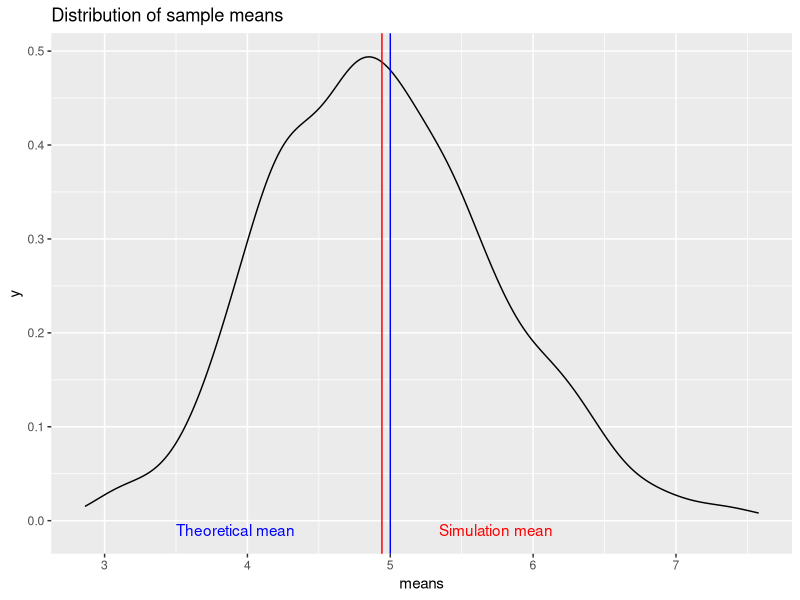
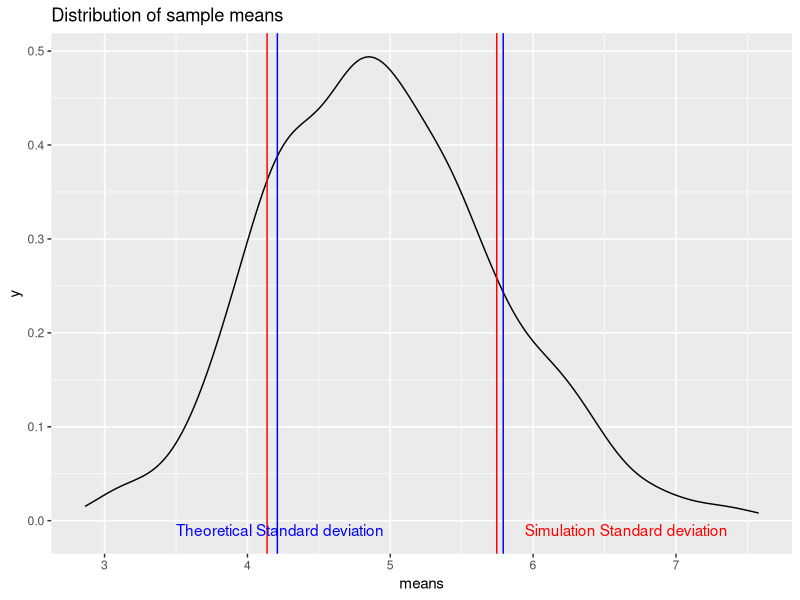
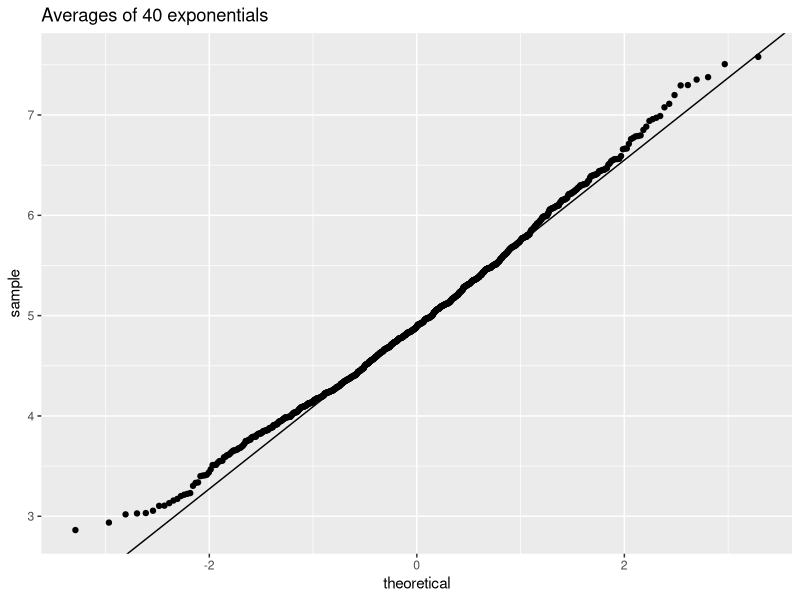
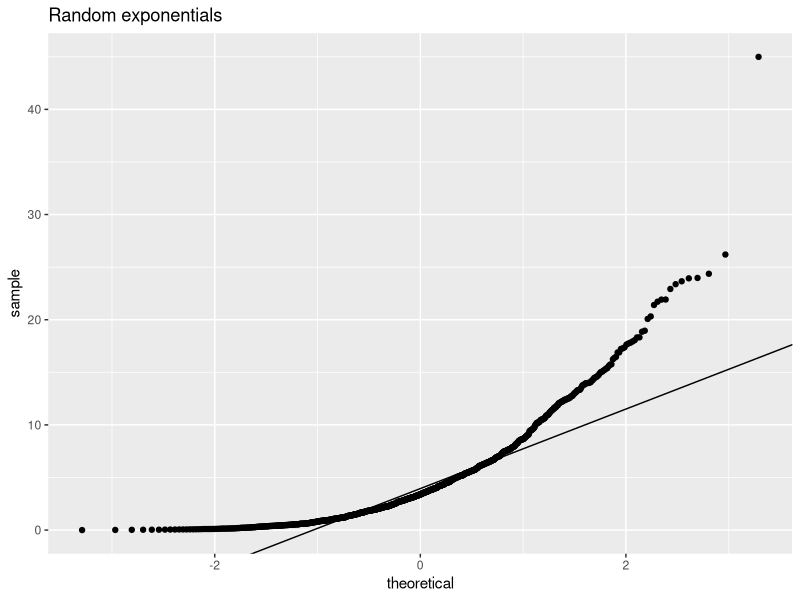

R code for these plots, in order:
## ---- chunk 1
knitr::opts_chunk$set(echo = TRUE)
library(ggplot2)
## ---- chunk 2
# Parameters
lambda<-0.2
n<-40
nbSimulations<-1000

# Population statistics
popMean<-1/lambda
popSd<-1/lambda

# Sample mean statistics
sampleMeans<-replicate(nbSimulations,mean(rexp(n, lambda)))
meanSampleMeans<-mean(sampleMeans)
sdSampleMeans<-sd(sampleMeans)
## ---- chunk 3
popMean
meanSampleMeans
## ---- chunk 4
ggplot(data.frame(means=sampleMeans),aes(means))+
  geom_density() +
  geom_vline(xintercept = popMean,colour="blue")+
  geom_vline(xintercept = meanSampleMeans,colour="red")+ 
  labs(title = "Distribution of sample means")+
  annotate("text",x=c(popMean-1.5,meanSampleMeans+0.4),y=-0.01,label=c("Theoretical mean","Simulation mean"),hjust=0, colour=c("blue","red"))
## ---- chunk 5
sdSampleMeans^2
popSd^2/n
## ---- chunk 6
ggplot(data.frame(means=sampleMeans),aes(means))+
  geom_density() +
  geom_vline(xintercept = popMean+popSd/sqrt(n),colour="blue")+
  geom_vline(xintercept = popMean-popSd/sqrt(n),colour="blue")+
  geom_vline(xintercept = meanSampleMeans+sdSampleMeans,colour="red")+ 
  geom_vline(xintercept = meanSampleMeans-sdSampleMeans,colour="red")+
  labs(title = "Distribution of sample means")+
  annotate("text",x=c(popMean-1.5,meanSampleMeans+1),y=-0.01,label=c("Theoretical Standard deviation","Simulation Standard deviation"),hjust=0, colour=c("blue","red"))
## ---- chunk 7
y<- quantile(sampleMeans,c(0.25,0.75))
x<- qnorm(c(0.25, 0.75))
slope<-diff(y)/diff(x)
int <- y[1L] - slope * x[1L]
ggplot(data.frame(means=sampleMeans),aes(sample=means))+
  stat_qq()+
  geom_abline(slope=slope,intercept=int)+
  labs(title = "Averages of 40 exponentials")
## ---- chunk 8
expSamples<-rexp(nbSimulations, lambda)
y<- quantile(expSamples,c(0.25,0.75))
x<- qnorm(c(0.25, 0.75))
slope<-diff(y)/diff(x)
int <- y[1L] - slope * x[1L]
ggplot(data.frame(s=expSamples),aes(sample=s))+
  stat_qq()+
  geom_abline(slope=slope,intercept=int)+
  labs(title = "Random exponentials")
